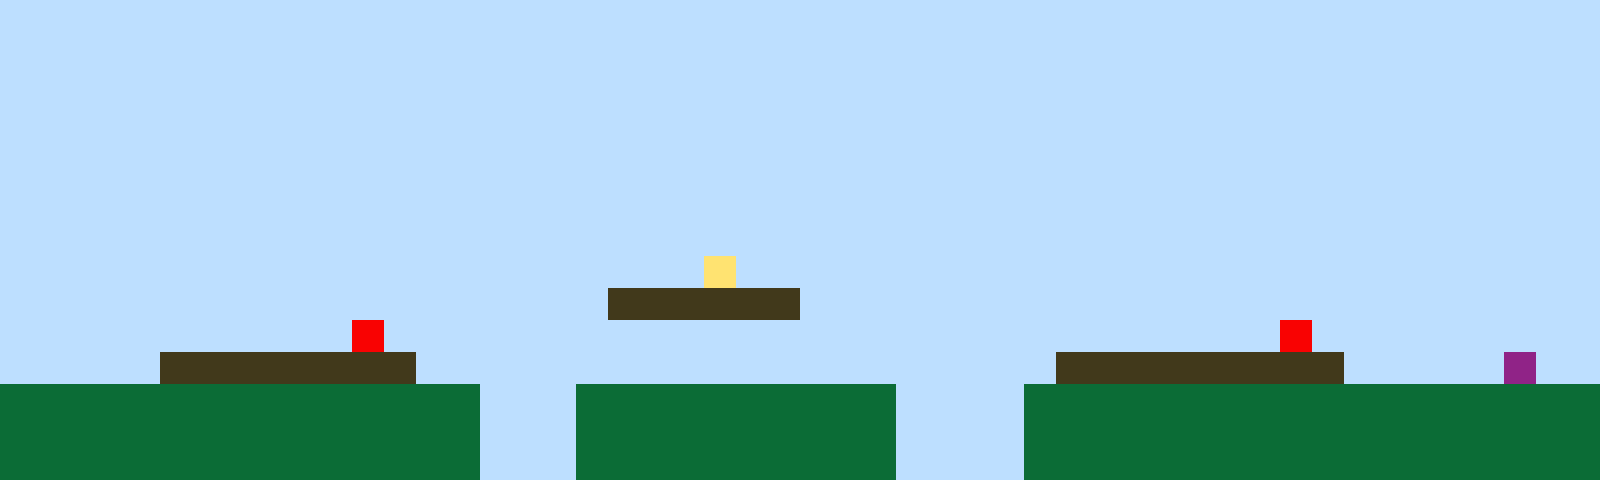

Below is a game level as drawn by its tile map, then a one-line description and the .tmx file that defines it, in full:
An orthogonal 50x15 tile map with 32x32 px tiles, 1 tile layer (Tile Layer 1).

<map version="1.10" tiledversion="1.11.2" orientation="orthogonal" renderorder="right-up" width="50" height="15" tilewidth="32" tileheight="32" infinite="0" nextlayerid="2" nextobjectid="1"><editorsettings><export target="map1.csv" format="csv" /></editorsettings><tileset firstgid="1" name="sprites" tilewidth="32" tileheight="32" tilecount="6" columns="3"><image source="sprites.png" width="96" height="64" /></tileset><layer id="1" name="Tile Layer 1" width="50" height="15"><data encoding="csv">1,1,1,1,1,1,1,1,1,1,1,1,1,1,1,1,1,1,1,1,1,1,1,1,1,1,1,1,1,1,1,1,1,1,1,1,1,1,1,1,1,1,1,1,1,1,1,1,1,1,1,1,1,1,1,1,1,1,1,1,1,1,1,1,1,1,1,1,1,1,1,1,1,1,1,1,1,1,1,1,1,1,1,1,1,1,1,1,1,1,1,1,1,1,1,1,1,1,1,1,1,1,1,1,1,1,1,1,1,1,1,1,1,1,1,1,1,1,1,1,1,1,1,1,1,1,1,1,1,1,1,1,1,1,1,1,1,1,1,1,1,1,1,1,1,1,1,1,1,1,1,1,1,1,1,1,1,1,1,1,1,1,1,1,1,1,1,1,1,1,1,1,1,1,1,1,1,1,1,1,1,1,1,1,1,1,1,1,1,1,1,1,1,1,1,1,1,1,1,1,1,1,1,1,1,1,1,1,1,1,1,1,1,1,1,1,1,1,1,1,1,1,1,1,1,1,1,1,1,1,1,1,1,1,1,1,1,1,1,1,1,1,1,1,1,1,1,1,1,1,1,1,1,1,1,1,1,1,1,1,1,1,1,1,1,1,1,1,1,1,1,1,1,1,1,1,1,1,1,1,1,1,1,1,1,1,1,1,1,1,1,1,1,1,1,1,1,1,1,1,1,1,1,1,1,1,1,1,1,1,1,1,1,1,1,1,1,1,1,1,1,1,1,1,1,1,1,1,1,1,1,1,1,1,1,1,1,1,1,1,1,1,1,1,1,1,1,1,1,1,1,1,1,1,1,1,1,1,1,1,1,1,1,1,1,1,1,1,1,1,1,1,1,1,1,1,1,1,1,1,1,1,1,1,1,1,1,1,1,1,1,1,1,1,1,1,1,1,1,1,1,1,1,1,1,1,1,1,1,1,1,1,1,1,1,1,1,1,1,1,1,1,4,1,1,1,1,1,1,1,1,1,1,1,1,1,1,1,1,1,1,1,1,1,1,1,1,1,1,1,1,1,1,1,1,1,1,1,1,1,1,1,1,1,1,1,1,1,1,3,3,3,3,3,3,1,1,1,1,1,1,1,1,1,1,1,1,1,1,1,1,1,1,1,1,1,1,1,1,1,1,1,1,1,1,1,1,1,1,1,1,5,1,1,1,1,1,1,1,1,1,1,1,1,1,1,1,1,1,1,1,1,1,1,1,1,1,1,1,1,5,1,1,1,1,1,1,1,1,1,1,1,1,1,1,3,3,3,3,3,3,3,3,1,1,1,1,1,1,1,1,1,1,1,1,1,1,1,1,1,1,1,1,3,3,3,3,3,3,3,3,3,1,1,1,1,1,6,1,1,2,2,2,2,2,2,2,2,2,2,2,2,2,2,2,1,1,1,2,2,2,2,2,2,2,2,2,2,1,1,1,1,2,2,2,2,2,2,2,2,2,2,2,2,2,2,2,2,2,2,2,2,2,2,2,2,2,2,2,2,2,2,2,2,2,1,1,1,2,2,2,2,2,2,2,2,2,2,1,1,1,1,2,2,2,2,2,2,2,2,2,2,2,2,2,2,2,2,2,2,2,2,2,2,2,2,2,2,2,2,2,2,2,2,2,1,1,1,2,2,2,2,2,2,2,2,2,2,1,1,1,1,2,2,2,2,2,2,2,2,2,2,2,2,2,2,2,2,2,2</data></layer></map>
